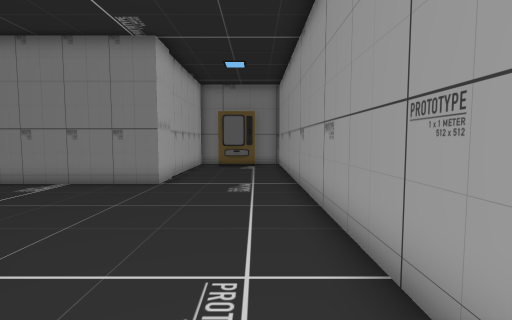
[1] (above)

12 first-person views from a walk through a Unity game level. The camera is 1.5 m above the floor, tilts 4° down and sees 85° across. The floor is counted in squares, 1 m on a side. Each view is taken from the middle of a square. On the plan, view 1 faces up. The plan holds only what a view shows up to about 14 squares ahead; the rest is blank. The place goes on beyond the plan. The player character is not drawn.

[2]
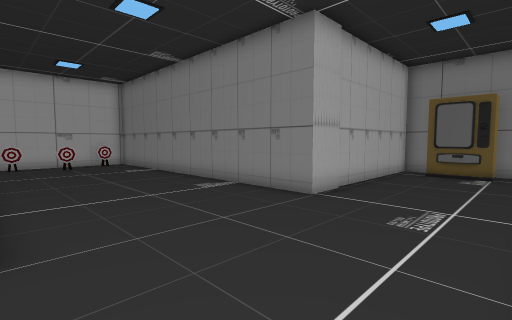

[3]
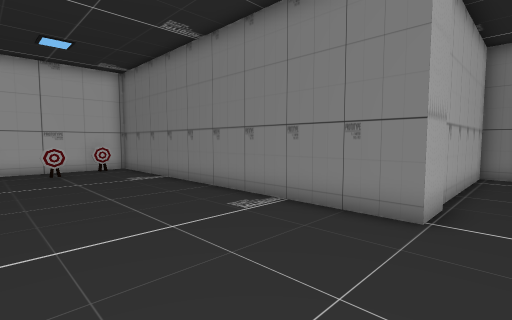

[4]
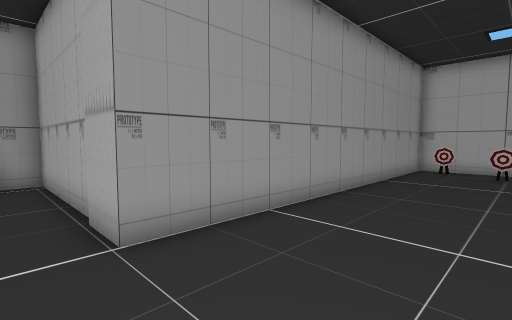

[5]
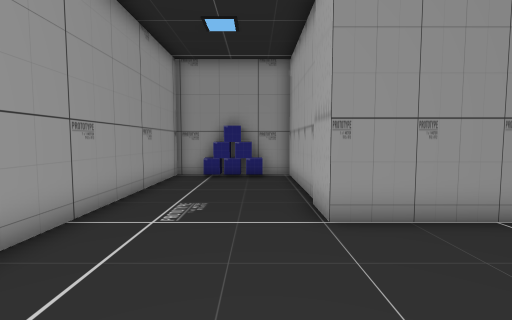

[6]
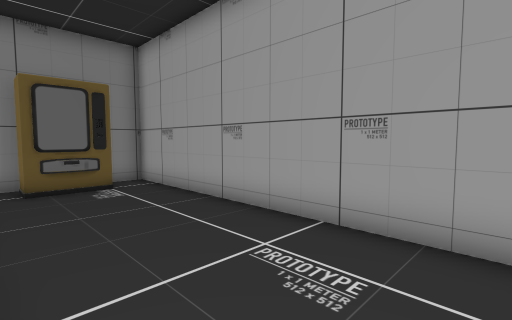

[7]
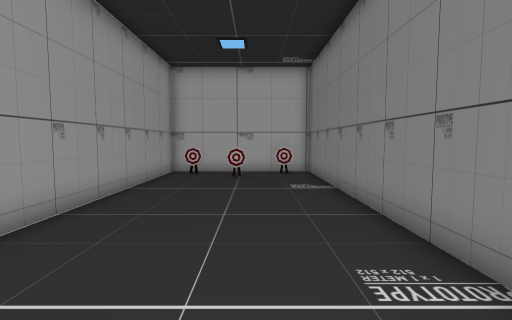

[8]
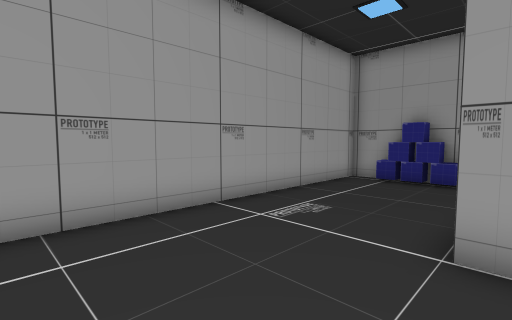

[9]
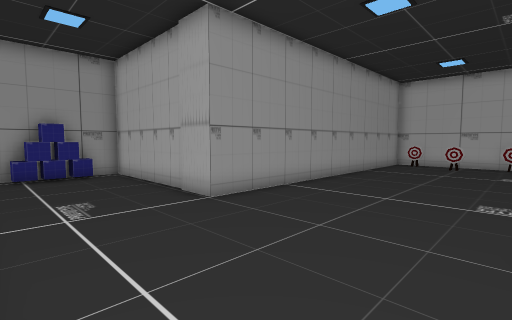

[10]
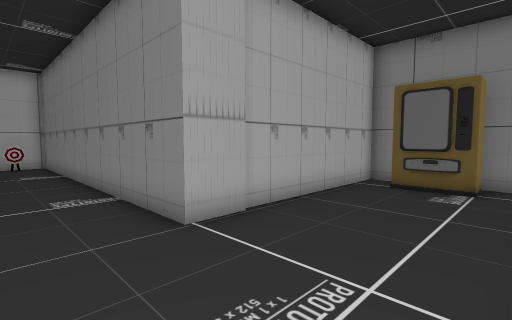

[11]
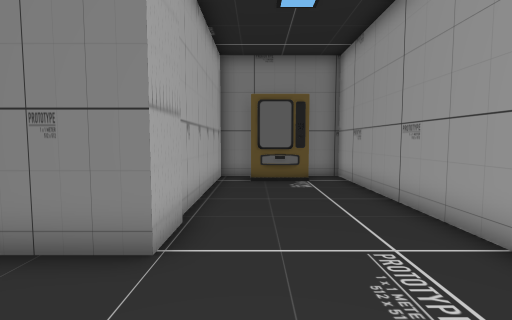

[12]
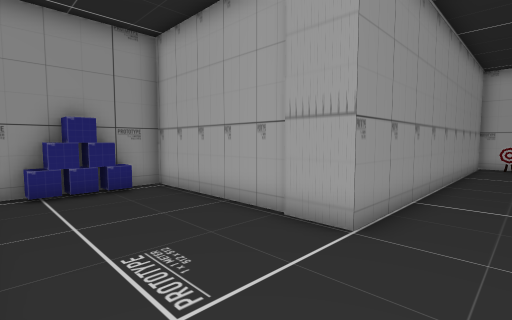

### Floor plan
Points are (right, up) in squares from view 1. A wall is a line through its corners. A room is listed if a view was taken in it or the views show most of it. See-through windows are left out.
Room 1 (views 1, 2, 3, 4, 5, 6, 7, 8, 9, 10, 11, 12)
walls: (-2.1, 17.7) (-3.3, 17.7) (-3.3, 9.6) (-17.5, 9.6) (-17.5, 2.9) (-3.3, 2.9) (-3.3, -4.3) (-2.4, -4.3); (0.4, -4.3) (1.5, -4.3) (1.5, 17.7) (-0.1, 17.7)
objects: other object (-17, 4); other object (-17, 8) to (-17, 9); other object (-16, 6) to (-16, 7); other object (-2, -4); other object (-2, 16) to (0, 17); other object (-1, -4); other object (0, -4)

Positions as (right, up) in squares from view 1, and headings:
1: (0, 0), facing up
2: (1, 3), facing up-left
3: (-2, 4), facing up-left
4: (-2, 7), facing down-left
5: (-2, 8), facing down
6: (-3, 7), facing up-right
7: (-4, 7), facing left
8: (-4, 7), facing down-right
9: (1, 9), facing down-left
10: (1, 7), facing up-left
11: (-2, 6), facing up
12: (1, 5), facing down-left
